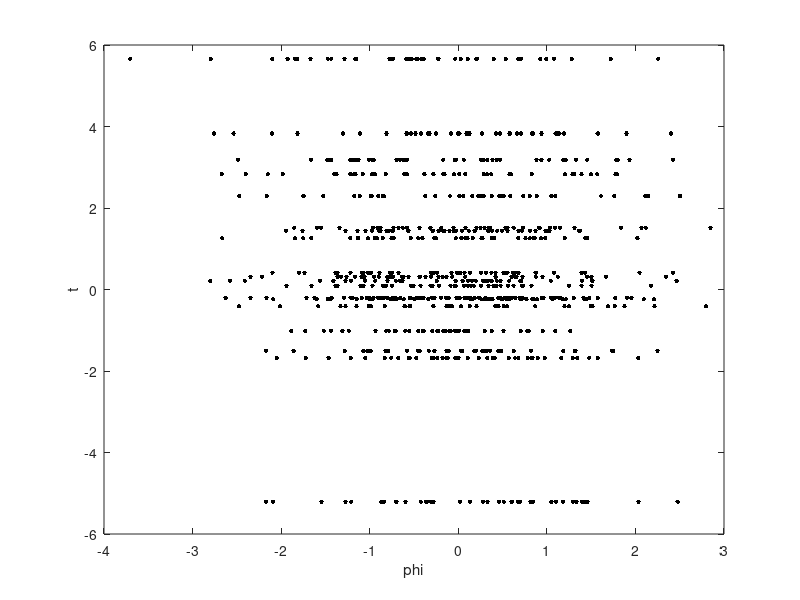
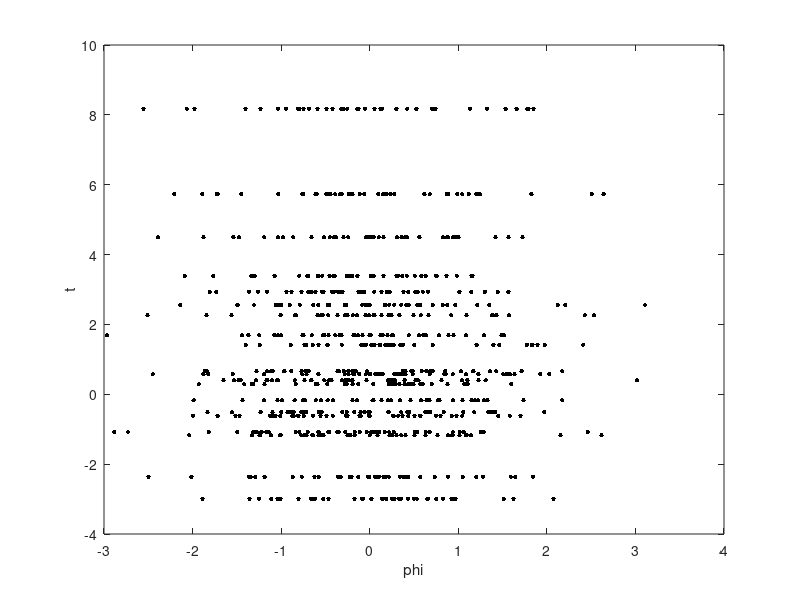
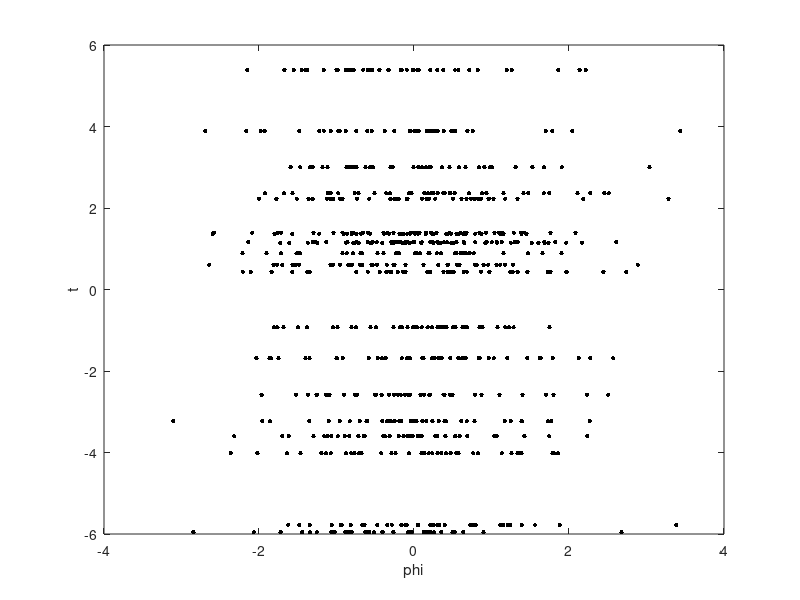
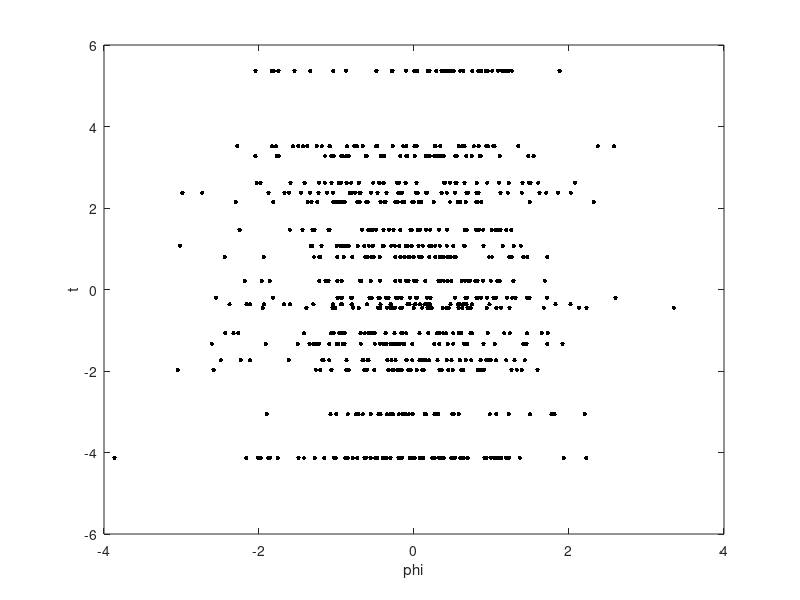

MATLAB code for these plots, in order:
%% Question 3
%% In this question we generate t for given values of parameter and for different values of noice varience.
clc;clear;close all;
rng(1);
% specify parameters
N = 20; % number of observations
M = 40; % number of features
D0 = 7; % number of non-zero entities in weight vector
w = sprand(40,1,0,0.175);
vr_dB = [-20, -15, -10, -5, 0]; % noise variance in dB (vr is varience)

% our t is in form as, t = Phi*w + n.

% now we initialize our variables to store results
Phi_all = cell(length(vr_dB), 1);
w_all = cell(length(vr_dB), 1);
n_all = cell(length(vr_dB), 1);
t_all = cell(length(vr_dB), 1);

% generate data for each noise variance that are given to us.
for i = 1:length(vr_dB)
    sigma = 10^(vr_dB(i)/10); % convert dB to linear scale
    % generate design/dictionary matrix
    Phi = randn(N, M);
    Phi_all{i} = Phi;
    
    % generate sparse weight vector
    w = zeros(M, 1);
    idx = randperm(M, D0); % randomly select D0 indices
    w(idx) = randn(D0, 1); % set the selected indices to be random Gaussian values
    w_all{i} = w;
    
    % generate noise and observations
    n = sigma*randn(N, 1); % generate noise
    n_all{i} = n;
    t = Phi*w + n; % generate observations
    t_all{i} = t;

    figure(i);
    hold off
    plot(Phi,t,'k.','markersize',10);
    xlabel('phi');
    ylabel('t');
end
